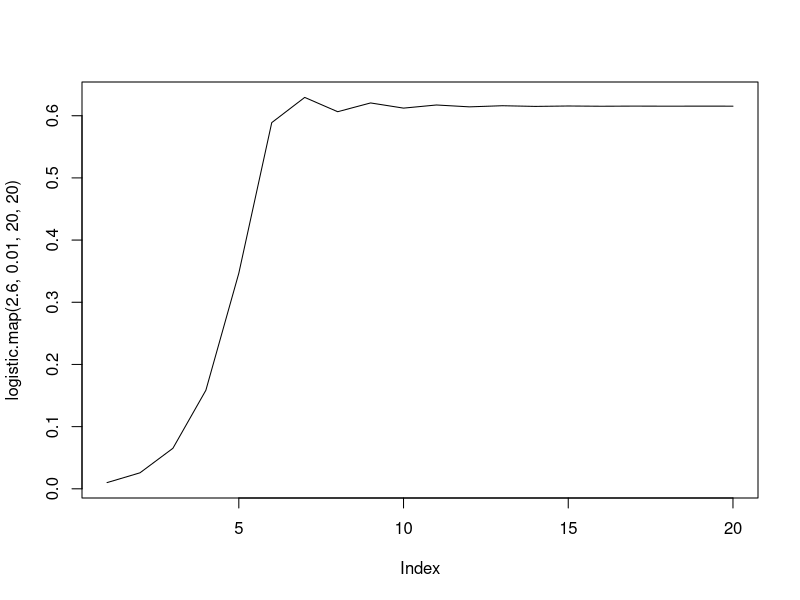
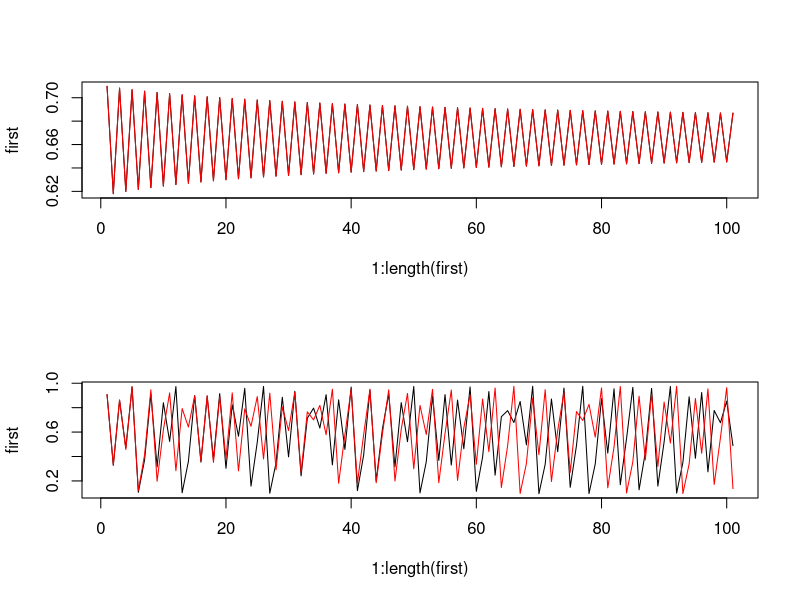
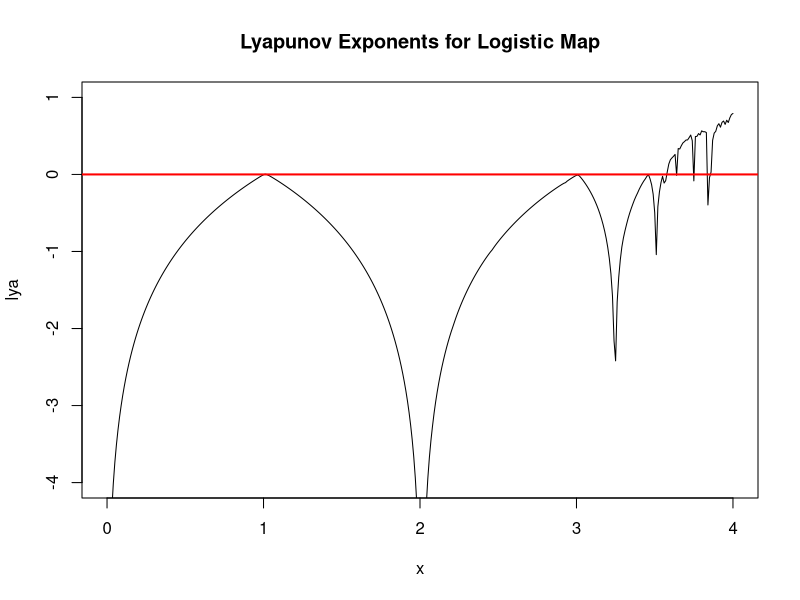
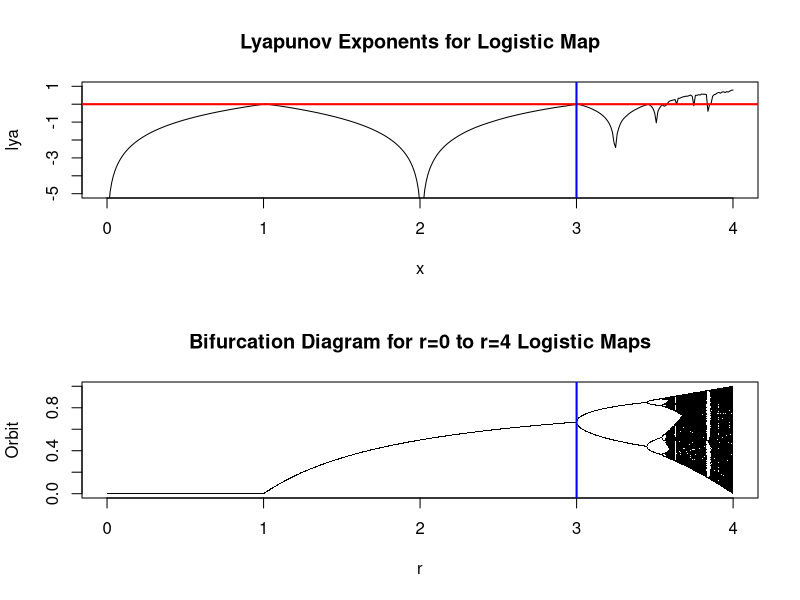

Recreate these plots in R, in order.
pdf("bifurcation_plot1.pdf")
logistic.map <- function(r, x, N, M) {
  ## from http://www.magesblog.com/2012/03/logistic-map-feigenbaum-diagram.html
  ## r: bifurcation parameter
  ## x: initial value, something greater than 0 and less than 1
  ## N: number of iterations (total)
  ## M: number of iteration points to be returned
  z <- 1:N
  z[1] <- x
  for(i in c(1:(N-1))){
    z[i+1] <- r *z[i] * (1 - z[i])
  }
  z[language=((N-M):N)]}
  
# z[c language="((N-M):N)"][/c]}

plot(logistic.map(2.6,.01,20,20), type="l")

dev.off()




pdf("bifurcation_plot2.pdf")
par(mfrow=c(2,1))
first <- logistic.map(3,.5,120,100)
second <- logistic.map(3,.5001,120,100)

plot(1:length(first), first, type="l")

lines(1:length(second),second,type="l",col="red")

first <- logistic.map(3.9,.5,120,100)

second <- logistic.map(3.9,.5001,120,100)

plot(1:length(first),first,type="l")

lines(1:length(second),second,type="l",col="red")

dev.off()



pdf("bifurcation_plot3.pdf")
n <- 400
XI <- lya <- 0
x <- seq(0,4,0.01)

for (i in 1:n) {
  xi <- logistic.map(x[i],.01,500,500)
  XI <- rbind(XI,xi)}

for (i in 1:length(x)) { 
  lya[i] <- sum(log(abs(x[i]-(2*x[i]*XI[i,]))))/length(x) 
}

plot(x,lya,ylim=c(-4,1),xlim=c(0,4),type="l",main="Lyapunov Exponents for Logistic Map")
abline(h=0, lwd=2, col="red")

# next 3 lines from http://www.magesblog.com/2012/03/logistic-map-feigenbaum-diagram.html:

my.r <- seq(0, 4, by=0.003)
Orbit <- sapply(my.r, logistic.map, x=0.1, N=1000, M=300)
r <- sort(rep(my.r, 301))
par(mfrow=c(2,1))

plot(x,lya,ylim=c(-5,1),xlim=c(0,4),type="l",main="Lyapunov Exponents for Logistic Map")
abline(h=0, col="red", lwd=2)
abline(v=3, col="blue", lwd=2)

plot(r, Orbit, pch=".", cex=0.5, main="Bifurcation Diagram for r=0 to r=4 Logistic Maps")
abline(v=3, col="blue", lwd=2)

dev.off()


